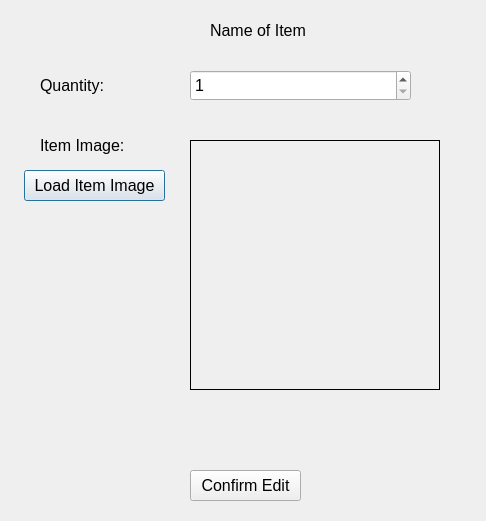
<?xml version="1.0" encoding="UTF-8"?>
<ui version="4.0">
 <class>UpdateItemDialog</class>
 <widget class="QDialog" name="UpdateItemDialog">
  <property name="geometry">
   <rect>
    <x>0</x>
    <y>0</y>
    <width>486</width>
    <height>521</height>
   </rect>
  </property>
  <property name="windowTitle">
   <string>Dialog</string>
  </property>
  <widget class="QLabel" name="lblItemName">
   <property name="geometry">
    <rect>
     <x>210</x>
     <y>20</y>
     <width>121</width>
     <height>20</height>
    </rect>
   </property>
   <property name="font">
    <font>
     <pointsize>12</pointsize>
    </font>
   </property>
   <property name="text">
    <string>Name of Item</string>
   </property>
  </widget>
  <widget class="QLabel" name="label">
   <property name="geometry">
    <rect>
     <x>40</x>
     <y>70</y>
     <width>111</width>
     <height>31</height>
    </rect>
   </property>
   <property name="font">
    <font>
     <pointsize>12</pointsize>
    </font>
   </property>
   <property name="text">
    <string>Quantity:</string>
   </property>
  </widget>
  <widget class="QLabel" name="label_2">
   <property name="geometry">
    <rect>
     <x>40</x>
     <y>130</y>
     <width>131</width>
     <height>31</height>
    </rect>
   </property>
   <property name="font">
    <font>
     <pointsize>12</pointsize>
    </font>
   </property>
   <property name="text">
    <string>Item Image:</string>
   </property>
  </widget>
  <widget class="QSpinBox" name="sbQuantity">
   <property name="geometry">
    <rect>
     <x>190</x>
     <y>70</y>
     <width>221</width>
     <height>31</height>
    </rect>
   </property>
   <property name="font">
    <font>
     <pointsize>12</pointsize>
    </font>
   </property>
   <property name="minimum">
    <number>1</number>
   </property>
   <property name="maximum">
    <number>1000</number>
   </property>
  </widget>
  <widget class="QLabel" name="lblImage">
   <property name="geometry">
    <rect>
     <x>190</x>
     <y>140</y>
     <width>250</width>
     <height>250</height>
    </rect>
   </property>
   <property name="frameShape">
    <enum>QFrame::Panel</enum>
   </property>
   <property name="text">
    <string/>
   </property>
  </widget>
  <widget class="QPushButton" name="btnLoadItemImage">
   <property name="geometry">
    <rect>
     <x>24</x>
     <y>170</y>
     <width>141</width>
     <height>31</height>
    </rect>
   </property>
   <property name="font">
    <font>
     <pointsize>12</pointsize>
    </font>
   </property>
   <property name="text">
    <string>Load Item Image</string>
   </property>
  </widget>
  <widget class="QPushButton" name="btnConfirmEdit">
   <property name="geometry">
    <rect>
     <x>190</x>
     <y>470</y>
     <width>111</width>
     <height>31</height>
    </rect>
   </property>
   <property name="font">
    <font>
     <pointsize>12</pointsize>
    </font>
   </property>
   <property name="text">
    <string>Confirm Edit</string>
   </property>
  </widget>
 </widget>
 <resources/>
 <connections/>
</ui>
